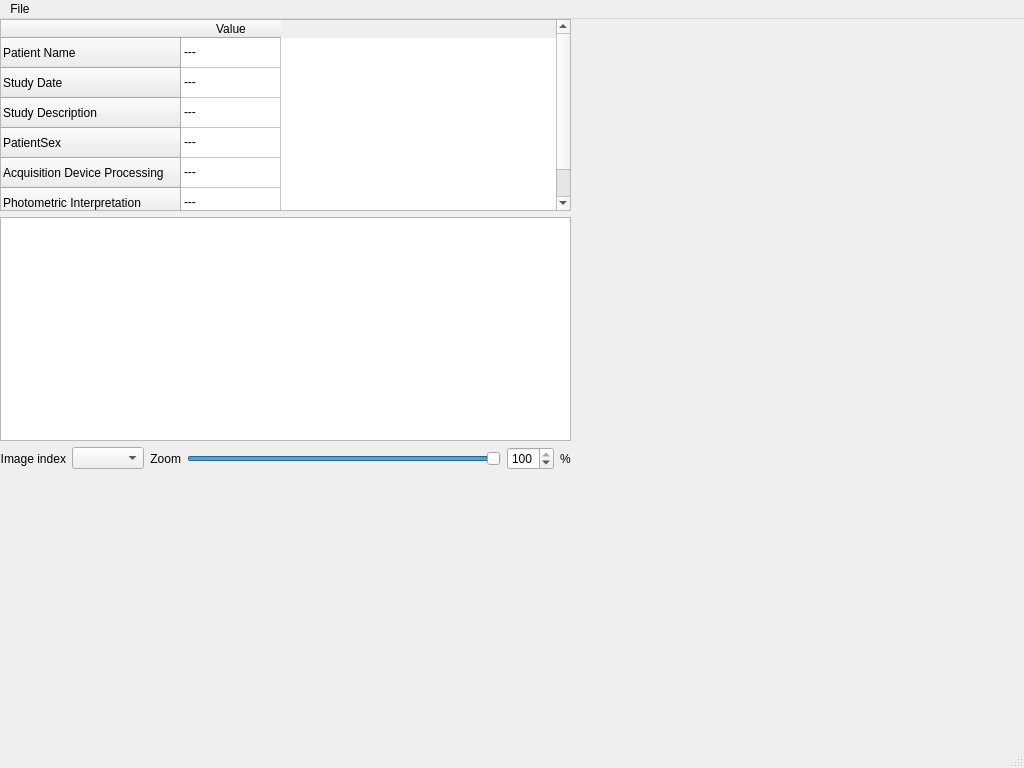
<?xml version="1.0" encoding="UTF-8"?>
<ui version="4.0">
 <class>MainWindow</class>
 <widget class="QMainWindow" name="MainWindow">
  <property name="geometry">
   <rect>
    <x>0</x>
    <y>0</y>
    <width>1024</width>
    <height>768</height>
   </rect>
  </property>
  <property name="windowTitle">
   <string>DICOM Viewer - DCMTK - Qt - Widgets</string>
  </property>
  <widget class="QWidget" name="centralwidget">
   <property name="sizePolicy">
    <sizepolicy hsizetype="Expanding" vsizetype="Expanding">
     <horstretch>0</horstretch>
     <verstretch>0</verstretch>
    </sizepolicy>
   </property>
   <property name="minimumSize">
    <size>
     <width>320</width>
     <height>240</height>
    </size>
   </property>
   <widget class="QWidget" name="verticalLayoutWidget">
    <property name="geometry">
     <rect>
      <x>0</x>
      <y>0</y>
      <width>571</width>
      <height>451</height>
     </rect>
    </property>
    <layout class="QVBoxLayout" name="verticalLayout">
     <property name="sizeConstraint">
      <enum>QLayout::SizeConstraint::SetMaximumSize</enum>
     </property>
     <item>
      <widget class="QTableWidget" name="tableWidget">
       <property name="sizePolicy">
        <sizepolicy hsizetype="Expanding" vsizetype="Fixed">
         <horstretch>0</horstretch>
         <verstretch>0</verstretch>
        </sizepolicy>
       </property>
       <property name="rowCount">
        <number>6</number>
       </property>
       <property name="columnCount">
        <number>1</number>
       </property>
       <row>
        <property name="text">
         <string>Patient Name</string>
        </property>
       </row>
       <row>
        <property name="text">
         <string>Study Date</string>
        </property>
       </row>
       <row>
        <property name="text">
         <string>Study Description</string>
        </property>
       </row>
       <row>
        <property name="text">
         <string>PatientSex</string>
        </property>
       </row>
       <row>
        <property name="text">
         <string>Acquisition Device Processing</string>
        </property>
       </row>
       <row>
        <property name="text">
         <string>Photometric Interpretation</string>
        </property>
       </row>
       <column>
        <property name="text">
         <string>Value</string>
        </property>
       </column>
       <item row="0" column="0">
        <property name="text">
         <string>---</string>
        </property>
       </item>
       <item row="1" column="0">
        <property name="text">
         <string>---</string>
        </property>
       </item>
       <item row="2" column="0">
        <property name="text">
         <string>---</string>
        </property>
       </item>
       <item row="3" column="0">
        <property name="text">
         <string>---</string>
        </property>
       </item>
       <item row="4" column="0">
        <property name="text">
         <string>---</string>
        </property>
       </item>
       <item row="5" column="0">
        <property name="text">
         <string>---</string>
        </property>
       </item>
      </widget>
     </item>
     <item>
      <widget class="QGraphicsView" name="graphicsView">
       <property name="sizePolicy">
        <sizepolicy hsizetype="Expanding" vsizetype="Expanding">
         <horstretch>0</horstretch>
         <verstretch>0</verstretch>
        </sizepolicy>
       </property>
       <property name="sizeAdjustPolicy">
        <enum>QAbstractScrollArea::SizeAdjustPolicy::AdjustToContents</enum>
       </property>
      </widget>
     </item>
     <item>
      <layout class="QHBoxLayout" name="horizontalLayout">
       <item>
        <widget class="QLabel" name="label">
         <property name="text">
          <string>Image index</string>
         </property>
         <property name="alignment">
          <set>Qt::AlignmentFlag::AlignRight|Qt::AlignmentFlag::AlignTrailing|Qt::AlignmentFlag::AlignVCenter</set>
         </property>
        </widget>
       </item>
       <item>
        <widget class="QComboBox" name="cbImageIndex">
         <property name="maximumSize">
          <size>
           <width>100</width>
           <height>16777215</height>
          </size>
         </property>
        </widget>
       </item>
       <item>
        <widget class="QLabel" name="label_2">
         <property name="text">
          <string>Zoom</string>
         </property>
         <property name="alignment">
          <set>Qt::AlignmentFlag::AlignRight|Qt::AlignmentFlag::AlignTrailing|Qt::AlignmentFlag::AlignVCenter</set>
         </property>
        </widget>
       </item>
       <item>
        <widget class="QSlider" name="horizontalSlider">
         <property name="maximum">
          <number>100</number>
         </property>
         <property name="value">
          <number>100</number>
         </property>
         <property name="sliderPosition">
          <number>100</number>
         </property>
         <property name="orientation">
          <enum>Qt::Orientation::Horizontal</enum>
         </property>
        </widget>
       </item>
       <item>
        <widget class="QSpinBox" name="sbZoom">
         <property name="maximum">
          <number>100</number>
         </property>
         <property name="value">
          <number>100</number>
         </property>
        </widget>
       </item>
       <item>
        <widget class="QLabel" name="label_3">
         <property name="text">
          <string>%</string>
         </property>
        </widget>
       </item>
      </layout>
     </item>
    </layout>
   </widget>
  </widget>
  <widget class="QMenuBar" name="menubar">
   <property name="geometry">
    <rect>
     <x>0</x>
     <y>0</y>
     <width>1024</width>
     <height>19</height>
    </rect>
   </property>
   <widget class="QMenu" name="menuFile">
    <property name="title">
     <string>File</string>
    </property>
    <addaction name="actionAbrir"/>
   </widget>
   <addaction name="menuFile"/>
  </widget>
  <widget class="QStatusBar" name="statusbar"/>
  <action name="actionAbrir">
   <property name="text">
    <string>Open</string>
   </property>
  </action>
 </widget>
 <resources/>
 <connections/>
</ui>
